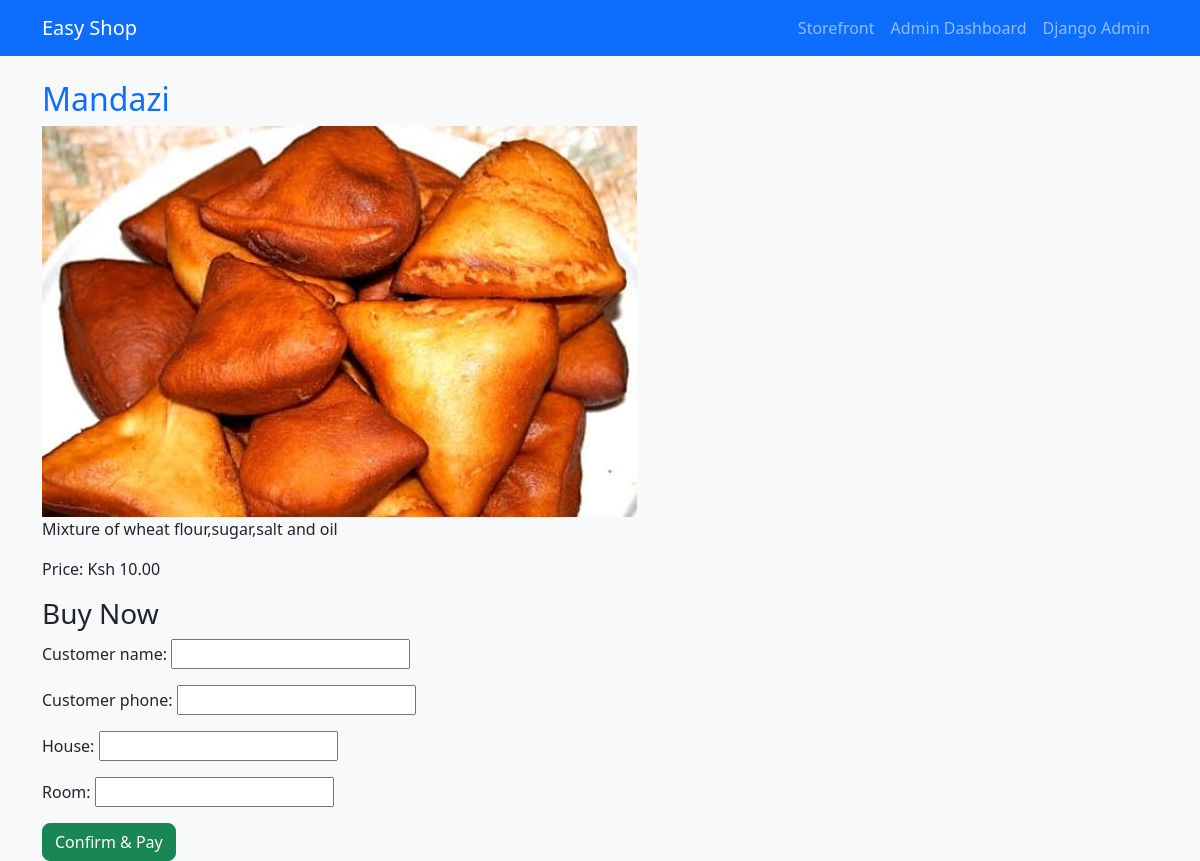
/product/1/, run on the app's committed database.
### shop/models.py (models this page shows, shortened)
class Product(models.Model):
    name = models.CharField(max_length=200)
    description = models.TextField()
    price = models.DecimalField(max_digits=8, decimal_places=2)
    image = models.ImageField(upload_to='products/')
    available = models.BooleanField(default=True)

### shop/views.py (the view)
# urls.py: path('product/<int:pk>/', views.product_detail, name='product_detail'),
def product_detail(request, pk):
    product = get_object_or_404(Product, pk=pk)
    if request.method == 'POST':
        form = OrderForm(request.POST)
        if form.is_valid():
            order = form.save(commit=False)
            order.product = product
            order.payment_confirmed = True  # Simulated payment confirmation
            order.save()
            return redirect('home')
    else:
        form = OrderForm()
    return render(request, 'product_detail.html', {'product': product, 'form': form})

### shop/forms.py
class OrderForm(forms.ModelForm):
    class Meta:
        model = Order
        fields = ['customer_name', 'customer_phone', 'house', 'room']

### shop/templates/product_detail.html (shortened to what this page needs)
{% extends 'base.html' %}
{% block content %}
<h2>{{ product.name }}</h2>
<img src="{{ product.image.url }}" class="img-fluid">
<p>{{ product.description }}</p>
<p>Price: Ksh {{ product.price }}</p>
<h3>Buy Now</h3>
<form method="post">
    {{ form.as_p }}
    <button class="btn btn-success">Confirm & Pay</button>
</form>
{% endblock %}

### shop/static/shop/style.css (style rules this page uses)
body { background-color: #f8f9fa; }
h1, h2 { color: #0d6efd; }
.btn { border-radius: 0.5rem; }

### data on the page
Product: name "Mandazi", image (picture), description "Mixture of wheat flour,sugar,salt and oil", price "10.00"
